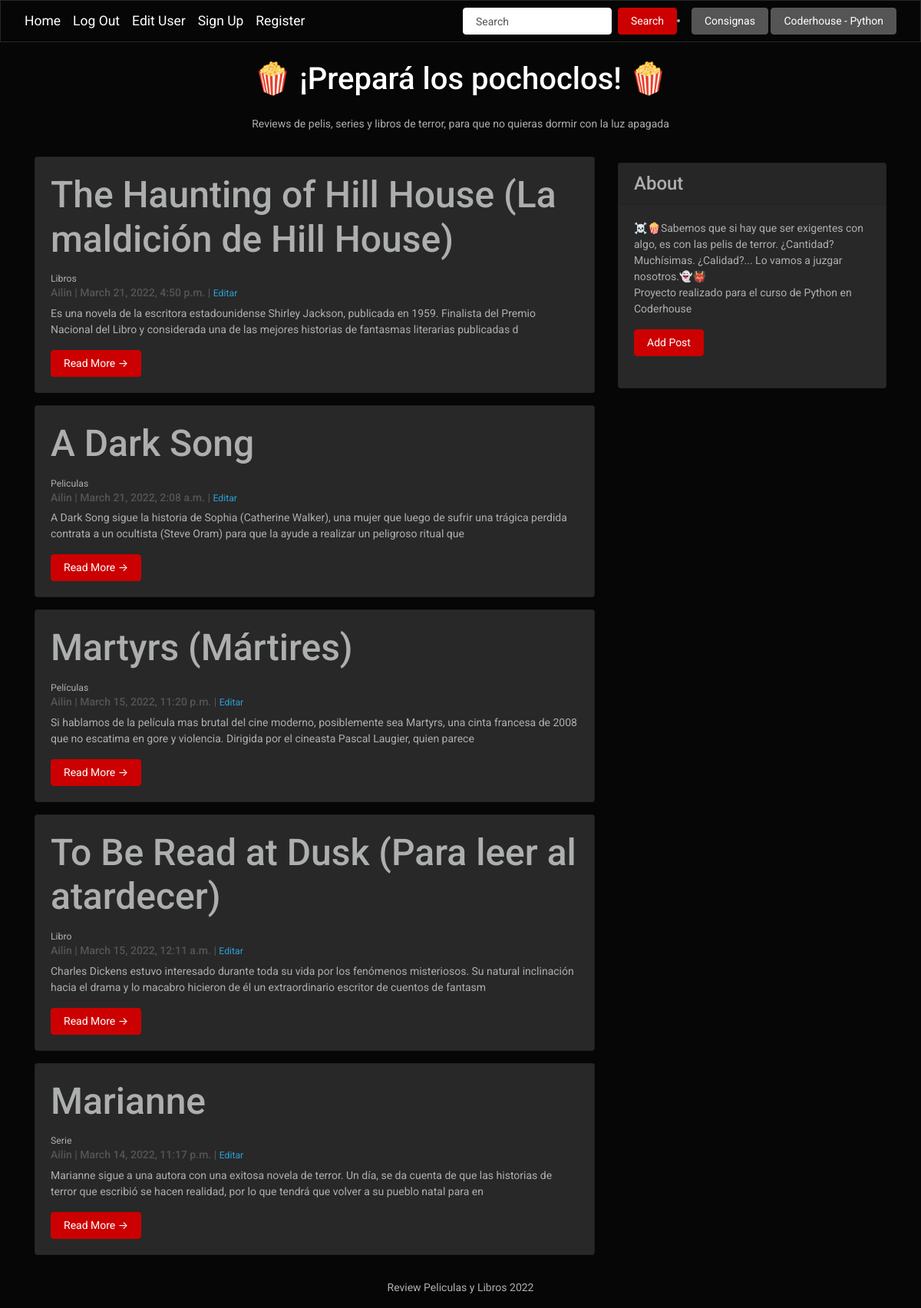
The page / on the database its author committed.
### App/models.py (models this page shows, shortened)
class Post(models.Model):
  title = models.CharField(max_length = 200, unique = True)
  slug = models.SlugField(max_length = 200, unique = True)
  author = models.ForeignKey(User, on_delete = models.CASCADE, related_name='blog_posts') #para que si se elimina un autor, elimine todos los posts del autor
  created_on = models.DateTimeField(auto_now_add = True) #día actual
  updated_on = models.DateTimeField(auto_now = True) #el día que se modificó
  content = models.TextField()
  status = models.IntegerField(choices = STATUS, default = 0)
  category = models.CharField(max_length = 200, default = 'Sin categorizar')
  class Meta:
    ordering = ['-created_on']

### App/views.py (the view)
# urls.py: path('', views.PostList.as_view(), name='home'),
class PostList(generic.ListView):
  queryset = Post.objects.filter(status=1).order_by('-created_on')
  template_name = 'index.html' #para que solo los posts en estado "publicado" cean

### App/templates/index.html (shortened to what this page needs)
{% extends "base.html" %}
{% block content %}
<header class="masthead">
  <div class="container">
    <div class="row">
      <div class=" col-md-8 col-md-10 mx-auto">
        <div class="site-heading">
          <h3 class=" site-heading my-4 mt-3 text-black"> <center>🍿 ¡Prepará los pochoclos! 🍿 </center> </h3>
          <p class="text-dark"> <center> Reviews de pelis, series y libros de terror, para que no quieras dormir con la luz apagada </center> </p>
        </div>
      </div>
    </div>
  </div>
</header>
<div class="container">
  <div class="row">
    <div class="col-md-8 mt-3 left">
      {% for post in post_list %}
      <div class="shadow-none card mb-3">
        <div class="card-body">
          <h2 class="card-title">{{ post.title }}</h2> <small>{{post.category}} </small>
          <p class="card-text text-muted h6">{{ post.author }} | {{ post.created_on}} | <small> <a href="{% url 'update_post' post.slug  %}"> Editar </a> </small> </p>
          <p class="card-text">{{post.content|slice:":200"}}</p>
          <a href="{% url 'post_detail' post.slug  %}" class="btn btn-danger">Read More &rarr;</a>
        </div>
      </div>
      {% endfor %}
    </div>
    {% block sidebar %}
    {% include 'sidebar.html' %}
    {% endblock sidebar %}
  </div>
</div>
{%endblock%}

### App/templates/sidebar.html (style rules this page uses)
.card { box-shadow: 0 16px 48px #6a6a6b; }

### rows shown on the page
Post: title "The Haunting of Hill House (La maldición de Hill House)", category "Libros", author "Ailin", created_on "March 21, 2022, 4:50 p.m.", content "Es una novela de la escritora estadounidense Shirley Jackson, publicada en 1959. Finalista del Premio Nacional del Libro y considerada una de las mejores historias de fantasmas literarias publicadas d"
Post: title "A Dark Song", category "Peliculas", author "Ailin", created_on "March 21, 2022, 2:08 a.m.", content "A Dark Song sigue la historia de Sophia (Catherine Walker), una mujer que luego de sufrir una trágica perdida contrata a un ocultista (Steve Oram) para que la ayude a realizar un peligroso ritual que"
Post: title "Martyrs (Mártires)", category "Películas", author "Ailin", created_on "March 15, 2022, 11:20 p.m.", content "Si hablamos de la película mas brutal del cine moderno, posiblemente sea Martyrs, una cinta francesa de 2008 que no escatima en gore y violencia. Dirigida por el cineasta Pascal Laugier, quien parece"
Post: title "To Be Read at Dusk (Para leer al atardecer)", category "Libro", author "Ailin", created_on "March 15, 2022, 12:11 a.m.", content "Charles Dickens estuvo interesado durante toda su vida por los fenómenos misteriosos. Su natural inclinación hacia el drama y lo macabro hicieron de él un extraordinario escritor de cuentos de fantasm"
Post: title "Marianne", category "Serie", author "Ailin", created_on "March 14, 2022, 11:17 p.m.", content "Marianne sigue a una autora con una exitosa novela de terror. Un día, se da cuenta de que las historias de terror que escribió se hacen realidad, por lo que tendrá que volver a su pueblo natal para en"
